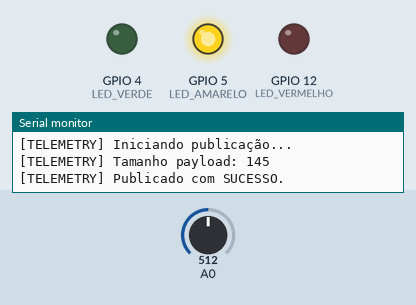
Recording of a sketch running on a simulated ESP8266 (NodeMCU). Parts: output pins drawn as LEDs (lit = HIGH), the last lines printed to the serial monitor. The inputs (shaded band) are chosen by the test bench; at power-on: A0 = 512. WiFi joins after 1.5 s; servers stay silent unless stated; no MQTT or app messages arrive unless stated.

Above: at 3.2 s.
3.3 s: A0 set to 623
4.8 s: A0 set to 647
At 6.0 s:
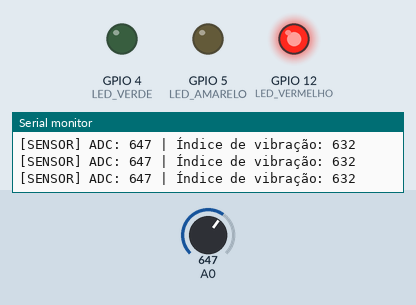
6.3 s: A0 set to 600
7.8 s: A0 set to 582
At 8.7 s:
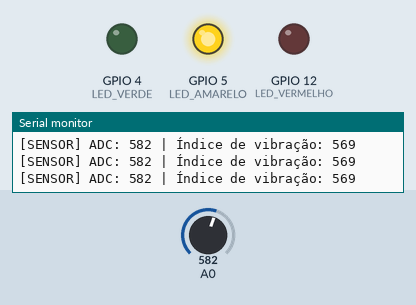
10.8 s: A0 set to 295
12.3 s: A0 set to 271
At 12.9 s:
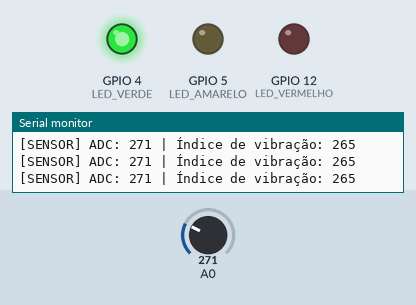
Timing chart, 0 to 14.8 s (numbered marks = the images above; inputs shaded):
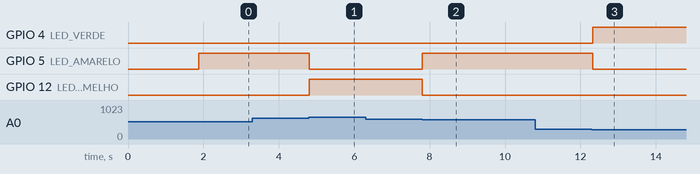

The sketch:

main_celula07.ino
```cpp
/*
  Projeto: Célula 07 – Telemetria MQTT (ESP8266 TLS) com sensor de vibração
  Célula: 07
  Placa: NodeMCU/ESP-12E (ESP8266)

  Regras de LEDs (padrão do trabalho):
    - Vibração < 300    -> LED VERDE (normal)
    - Vibração 300–600  -> LED AMARELO (atenção)
    - Vibração > 600    -> LED VERMELHO (crítico)
  Serial: imprime ADC, índice de vibração, e status LED a cada ciclo.

  Tópicos:
    base = iot/<campus>/<curso>/<turma>/cell/<cellId>/device/<devId>/
    - state      (retained)    -> "online" no connect
    - telemetry  (QoS 1)       -> dados periódicos (~3s) e on-change
    - event      (QoS 1)       -> eventos (ex.: alarme_vibracao)
    - cmd        (sub)         -> recebe comandos (get_status, set_thresholds)
    - config     (retained)    -> publica configuração atual (limiares etc.)

  Dependências (Gerenciador de Bibliotecas):
    - PubSubClient
    - ArduinoJson
    - ESP8266WiFi
    - WiFiClientSecure
*/

#include <Arduino.h>
#include <ESP8266WiFi.h>
#include <WiFiClientSecure.h>
#include <PubSubClient.h>
#include <ArduinoJson.h>

// ====================== CONFIG WI-FI / MQTT ====================== //
#include "secrets.h"

String topicoBase;
String topicoEstado;
String topicoTelemetria;
String topicoEvento;
String topicoComando;
String topicoConfiguracao;

// ====================== HARDWARE / LIMIARES ====================== //
const uint8_t LED_VERDE    = 4;  // GPIO4 (D2)
const uint8_t LED_AMARELO  = 5;  // GPIO5 (D1)
const uint8_t LED_VERMELHO = 12; // GPIO12 (D6)

const int ADC_MIN = 0;
const int ADC_MAX = 1023;

struct Limiares {
  int vib_warn  = 300;
  int vib_alarm = 600;
} limiares;

const int HISTERESE_VIB = 20;

const char* STATUS_NORMAL = "normal";
const char* STATUS_ATENCAO = "atencao";
const char* STATUS_CRITICO = "critico";

// ====================== ESTADO / CLIENTES / TEMPO ====================== //
WiFiClientSecure clienteWifiSeguro;
PubSubClient clienteMqtt(clienteWifiSeguro);

unsigned long INTERVALO_TELEMETRIA_MS = 3000UL;
unsigned long ultimoEnvioMs = 0;

String statusLedAtual = "desconhecido";
String statusLedAnterior = "desconhecido";

// ====================== PROTÓTIPOS ====================== //
void conectarWifiSeNecessario();
void conectarMqttSeNecessario();
void callbackMqtt(char* topico, byte* payload, unsigned int length);

int lerIndiceVibracao();
String classificarStatusLed(int vibIndex);
void atualizarLeds(const String& statusLed);

void publicarEstadoOnline();
void publicarConfiguracao();
void publicarTelemetria(bool forcarEnvio, int vibIndex, const String& statusLed);
void publicarEventoMudancaStatus(const String& deStatus, const String& paraStatus, int vibIndex);

void processarPayloadComando(const String& payload);
bool aplicarLimiaresDoJson(JsonObject data);

String agoraEpochStr();

// ====================== SETUP ====================== //
void setup() {
  Serial.begin(9600);
  delay(100);

  pinMode(LED_VERDE,    OUTPUT);
  pinMode(LED_AMARELO,  OUTPUT);
  pinMode(LED_VERMELHO, OUTPUT);
  digitalWrite(LED_VERDE,    LOW);
  digitalWrite(LED_AMARELO,  LOW);
  digitalWrite(LED_VERMELHO, LOW);

  topicoBase        = String("iot/") + CAMPUS + "/" + CURSO + "/" + TURMA +
                      "/cell/" + String(CELL_ID) + "/device/" + DEV_ID + "/";
  topicoEstado      = topicoBase + "state";
  topicoTelemetria  = topicoBase + "telemetry";
  topicoEvento      = topicoBase + "event";
  topicoComando     = topicoBase + "cmd";
  topicoConfiguracao = topicoBase + "config";

  Serial.print(F("[TOPICO BASE] ")); Serial.println(topicoBase);

  clienteWifiSeguro.setInsecure();

  conectarWifiSeNecessario();

  clienteMqtt.setServer(MQTT_HOST, MQTT_PORT);
  clienteMqtt.setCallback(callbackMqtt);

  conectarMqttSeNecessario();

  int vibIndex = lerIndiceVibracao();
  statusLedAtual = classificarStatusLed(vibIndex);
  atualizarLeds(statusLedAtual);
  publicarTelemetria(true, vibIndex, statusLedAtual);

  Serial.println(F("[OK] Inicialização concluída."));
}

// ====================== LOOP PRINCIPAL ====================== //
void loop() {
  conectarWifiSeNecessario();

  if (!clienteMqtt.loop()) {
    conectarMqttSeNecessario();
  }

  int vibIndex = lerIndiceVibracao();
  String novoStatusLed = classificarStatusLed(vibIndex);

  if (novoStatusLed != statusLedAtual) {
    statusLedAnterior = statusLedAtual;
    statusLedAtual    = novoStatusLed;

    atualizarLeds(statusLedAtual);
    publicarEventoMudancaStatus(statusLedAnterior, statusLedAtual, vibIndex);
    publicarTelemetria(true, vibIndex, statusLedAtual);
  }

  unsigned long agora = millis();
  if (agora - ultimoEnvioMs >= INTERVALO_TELEMETRIA_MS) {
    publicarTelemetria(false, vibIndex, statusLedAtual);
    ultimoEnvioMs = agora;
  }

  delay(50);
}

// ====================== CONEXÃO ====================== //

void conectarWifiSeNecessario() {
  if (WiFi.status() == WL_CONNECTED) return;

  Serial.print(F("[WiFi] Conectando a "));
  Serial.print(WIFI_SSID);
  Serial.print(F(" ... "));
  WiFi.mode(WIFI_STA);
  WiFi.begin(WIFI_SSID, WIFI_PASS);

  while (WiFi.status() != WL_CONNECTED) {
    delay(300);
    Serial.print('.');
  }
  Serial.println(F(" conectado!"));
  Serial.print(F("IP: ")); Serial.println(WiFi.localIP());
}

void conectarMqttSeNecessario() {
  if (clienteMqtt.connected()) return;

  Serial.print(F("[MQTT] Tentando conectar em "));
  Serial.print(MQTT_HOST); Serial.print(':'); Serial.print(MQTT_PORT);
  Serial.print(F(" ... "));

  if (clienteMqtt.connect(DEV_ID, MQTT_USER, MQTT_PASS)) {
    Serial.println(F("conectado!"));

    clienteMqtt.subscribe(topicoComando.c_str(), 1);
    Serial.print(F("[MQTT] Subscrito em: ")); Serial.println(topicoComando);

    publicarEstadoOnline();
    publicarConfiguracao();
  } else {
    Serial.print(F("falhou (rc="));
    Serial.print(clienteMqtt.state());
    Serial.println(F(")"));
    delay(1000);
  }
}

// ====================== CALLBACK DE MENSAGENS ====================== //

void callbackMqtt(char* topico, byte* payload, unsigned int length) {
  Serial.print(F("[CMD] Mensagem recebida no tópico: ")); Serial.println(topico);

  if (String(topico) != topicoComando) {
    return;
  }

  char payloadBuffer[length + 1];
  memcpy(payloadBuffer, payload, length);
  payloadBuffer[length] = '\0';

  String payloadStr = String(payloadBuffer);
  Serial.print(F("[CMD] Payload: ")); Serial.println(payloadStr);

  processarPayloadComando(payloadStr);
}

// ====================== LEITURA / CLASSIFICAÇÃO / LED ====================== //

int lerIndiceVibracao() {
  int raw = analogRead(A0);
  raw = constrain(raw, ADC_MIN, ADC_MAX);
  int vibIndex = map(raw, ADC_MIN, ADC_MAX, 0, 1000);

  Serial.print(F("[SENSOR] ADC: ")); Serial.print(raw);
  Serial.print(F(" | Índice de vibração: ")); Serial.println(vibIndex);

  return vibIndex;
}

String classificarStatusLed(int vibIndex) {
  if (statusLedAtual == STATUS_NORMAL) {
    if (vibIndex < limiares.vib_warn + HISTERESE_VIB) return STATUS_NORMAL;
  }
  if (statusLedAtual == STATUS_ATENCAO) {
    if (vibIndex >= (limiares.vib_warn - HISTERESE_VIB) && vibIndex <= (limiares.vib_alarm + HISTERESE_VIB))
      return STATUS_ATENCAO;
  }
  if (statusLedAtual == STATUS_CRITICO) {
    if (vibIndex > limiares.vib_alarm - HISTERESE_VIB) return STATUS_CRITICO;
  }

  if (vibIndex < limiares.vib_warn)       return STATUS_NORMAL;
  if (vibIndex <= limiares.vib_alarm)     return STATUS_ATENCAO;
  return STATUS_CRITICO;
}

void atualizarLeds(const String& status) {
  uint8_t v = LOW, a = LOW, r = LOW;

  if (status == STATUS_NORMAL)       v = HIGH;
  else if (status == STATUS_ATENCAO) a = HIGH;
  else if (status == STATUS_CRITICO) r = HIGH;

  digitalWrite(LED_VERDE,    v);
  digitalWrite(LED_AMARELO,  a);
  digitalWrite(LED_VERMELHO, r);
}

// ====================== PUBLICAÇÕES MQTT ====================== //

void publicarEstadoOnline() {
  clienteMqtt.publish(topicoEstado.c_str(), "online", true);
}

void publicarConfiguracao() {
  if (!clienteMqtt.connected()) {
    Serial.println(F("[CONFIG] IGNORADO: Cliente MQTT não conectado."));
    return;
  }

  StaticJsonDocument<320> doc;
  doc["cellId"] = CELL_ID;
  doc["devId"]  = DEV_ID;

  JsonObject t = doc.createNestedObject("thresholds");
  t["vib_warn"]  = limiares.vib_warn;
  t["vib_alarm"] = limiares.vib_alarm;

  JsonObject misc = doc.createNestedObject("misc");
  misc["telemetry_interval_ms"] = INTERVALO_TELEMETRIA_MS;

  char buf[360];
  size_t n = serializeJson(doc, buf, sizeof(buf));

  Serial.print(F("[CONFIG] Tamanho payload: ")); Serial.println(n);

  if (n == 0) {
    Serial.println(F("[CONFIG] ERRO: Falha na serialização JSON."));
    return;
  }

  bool publicado = clienteMqtt.publish(topicoConfiguracao.c_str(), (const uint8_t*)buf, n, true);

  if (!publicado) {
    Serial.println(F("[CONFIG] ERRO: Falha ao publicar MQTT."));
  }
  delay(50);
}

void publicarTelemetria(bool forcarEnvio, int vibIndex, const String& statusLed) {
  Serial.println("[TELEMETRY] Iniciando publicação...");

  if (!clienteMqtt.connected()) {
    Serial.println(F("[TELEMETRY] IGNORADO: Cliente MQTT não conectado."));
    return;
  }

  StaticJsonDocument<512> doc;

  doc["ts"] = agoraEpochStr();
  doc["cellId"] = CELL_ID;
  doc["devId"]  = DEV_ID;

  JsonObject metrics = doc.createNestedObject("metrics");
  metrics["vib_index"] = vibIndex;

  doc["status"] = statusLed;

  JsonObject th = doc.createNestedObject("thresholds");
  th["vib_warn"]  = limiares.vib_warn;
  th["vib_alarm"] = limiares.vib_alarm;

  char buf[550];
  size_t n = serializeJson(doc, buf, sizeof(buf));

  Serial.print(F("[TELEMETRY] Tamanho payload: ")); Serial.println(n);

  if (n == 0) {
    Serial.println(F("[TELEMETRY] ERRO: Falha na serialização JSON."));
    return;
  }

  bool publicado = clienteMqtt.publish(topicoTelemetria.c_str(), (const uint8_t*)buf, n, false);

  if (publicado) {
    Serial.println(F("[TELEMETRY] Publicado com SUCESSO."));
  } else {
    Serial.println(F("[TELEMETRY] ERRO: Falha ao publicar MQTT."));
  }
  delay(50);
}

void publicarEventoMudancaStatus(const String& deStatus, const String& paraStatus, int vibIndex) {
  if (!clienteMqtt.connected()) {
    Serial.println(F("[EVENT] IGNORADO: Cliente MQTT não conectado."));
    return;
  }

  StaticJsonDocument<288> doc;
  doc["ts"] = agoraEpochStr();

  if (paraStatus == STATUS_CRITICO) {
    doc["type"] = "alarme_vibracao";
  } else {
    doc["type"] = "mudanca_status";
  }

  doc["from"] = deStatus;
  doc["to"]   = paraStatus;
  doc["vib_index"] = vibIndex;

  char buf[300];
  size_t n = serializeJson(doc, buf, sizeof(buf));

  Serial.print(F("[EVENT] Tamanho payload: ")); Serial.println(n);

  if (n == 0) {
    Serial.println(F("[EVENT] ERRO: Falha na serialização JSON."));
    return;
  }

  bool publicado = clienteMqtt.publish(topicoEvento.c_str(), (const uint8_t*)buf, n, false);

  if (!publicado) {
    Serial.println(F("[EVENT] ERRO: Falha ao publicar MQTT."));
  }
  delay(50);
}

// ====================== CMD HANDLER ====================== //

void processarPayloadComando(const String& payload) {
  StaticJsonDocument<512> doc;
  DeserializationError err = deserializeJson(doc, payload);

  if (err) {
    Serial.print(F("[CMD] JSON inválido: ")); Serial.println(err.c_str());
    return;
  }

  const char* acao = doc["action"];
  if (!acao) {
    Serial.println(F("[CMD] action ausente"));
    return;
  }

  String acaoStr = acao;

  Serial.print(F("[CMD] Comando acao: ")); Serial.println(acaoStr);

  if (acaoStr == "get_status") {
    Serial.println(F("[CMD] Executando get_status..."));
    int vibIndex = lerIndiceVibracao();
    String led = classificarStatusLed(vibIndex);
    publicarTelemetria(true, vibIndex, led);
    return;
  }

  if (acaoStr == "set_thresholds") {
    JsonObject dados = doc["data"];
    if (dados.isNull()) {
      Serial.println(F("[CMD] set_thresholds sem data"));
      return;
    }
    if (aplicarLimiaresDoJson(dados)) {
      publicarConfiguracao();

      int vibIndex = lerIndiceVibracao();
      statusLedAtual = classificarStatusLed(vibIndex);
      atualizarLeds(statusLedAtual);
      publicarTelemetria(true, vibIndex, statusLedAtual);

      Serial.println(F("[CMD] thresholds atualizados e telemetria enviada."));
    } else {
      Serial.println(F("[CMD] thresholds inválidos (use 0–1000 com warn < alarm)"));
    }
    return;
  }

  Serial.print(F("[CMD] ação não suportada: "));
  Serial.println(acaoStr);
}

bool aplicarLimiaresDoJson(JsonObject data) {
  int novoWarn  = data.containsKey("vib_warn")  ? data["vib_warn"].as<int>()  : limiares.vib_warn;
  int novoAlarm = data.containsKey("vib_alarm") ? data["vib_alarm"].as<int>() : limiares.vib_alarm;

  if (novoWarn < 0 || novoWarn > 1000) return false;
  if (novoAlarm < 0 || novoAlarm > 1000) return false;
  if (novoWarn >= novoAlarm) return false;

  limiares.vib_warn = novoWarn;
  limiares.vib_alarm = novoAlarm;
  return true;
}

// ====================== UTIL ====================== //

String agoraEpochStr() {
  unsigned long s = millis() / 1000UL;
  return String(s);
}
```

secrets.h
```cpp
#ifndef SECRETS_H
#define SECRETS_H

// ====================== CONFIGURAÇÕES DE ACESSO (SECRETS) ====================== //

// --- Configuração WiFi ---
const char* WIFI_SSID = "{{SSID_WIFI}}";
const char* WIFI_PASS = "{{SENHA_WIFI}}";

// --- Configuração MQTT ---
const char* MQTT_HOST = "{{MQTT_HOST}}";
const int   MQTT_PORT = 8883; // Porta TLS (8883)
const char* MQTT_USER = "{{MQTT_USER}}";
const char* MQTT_PASS = "{{MQTT_PASS}}";

// --- Identidade do Dispositivo ---
const char* CAMPUS = "riodosul";
const char* CURSO  = "si";
const char* TURMA  = "BSN22025T26F8";
const uint8_t CELL_ID = 07;
const char* DEV_ID = "c07-gabriela-nicolas";

#endif // SECRETS_H
```

Measured:
- the behaviour switches between 634 and 635 on A0 (found by bisection; images 0 and 1)
- the behaviour switches between 594 and 593 on A0 (found by bisection; images 1 and 2)
- the behaviour switches between 286 and 285 on A0 (found by bisection; images 2 and 3)
- after the input at 4.8 s, GPIO 5 (LED_AMARELO): HIGH → LOW at once; GPIO 12 (LED_VERMELHO): LOW → HIGH at once
- after the input at 7.8 s, GPIO 5 (LED_AMARELO): LOW → HIGH at once; GPIO 12 (LED_VERMELHO): HIGH → LOW at once
- after the input at 12.3 s, GPIO 4 (LED_VERDE): LOW → HIGH at once; GPIO 5 (LED_AMARELO): HIGH → LOW at once
